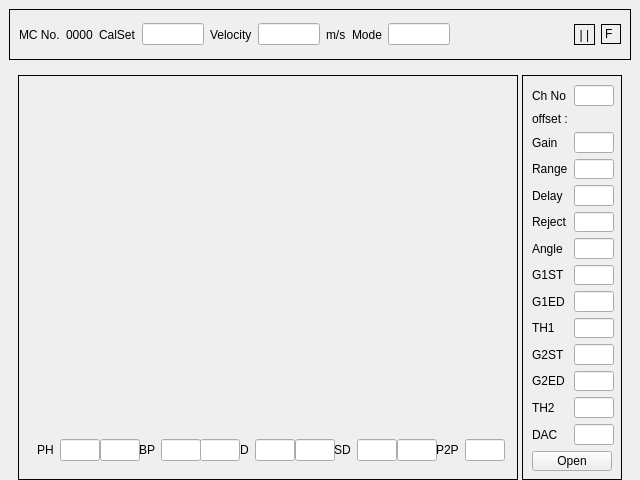
<?xml version="1.0" encoding="UTF-8"?>
<ui version="4.0">
 <class>TestScreen</class>
 <widget class="QMainWindow" name="TestScreen">
  <property name="geometry">
   <rect>
    <x>0</x>
    <y>0</y>
    <width>640</width>
    <height>480</height>
   </rect>
  </property>
  <property name="sizePolicy">
   <sizepolicy hsizetype="Fixed" vsizetype="Fixed">
    <horstretch>0</horstretch>
    <verstretch>0</verstretch>
   </sizepolicy>
  </property>
  <property name="minimumSize">
   <size>
    <width>640</width>
    <height>480</height>
   </size>
  </property>
  <property name="windowTitle">
   <string>TestScreen</string>
  </property>
  <widget class="QWidget" name="centralwidget">
   <property name="sizePolicy">
    <sizepolicy hsizetype="Fixed" vsizetype="Fixed">
     <horstretch>0</horstretch>
     <verstretch>0</verstretch>
    </sizepolicy>
   </property>
   <property name="minimumSize">
    <size>
     <width>640</width>
     <height>480</height>
    </size>
   </property>
   <layout class="QVBoxLayout" name="verticalLayout">
    <item>
     <widget class="QFrame" name="Header_2">
      <property name="sizePolicy">
       <sizepolicy hsizetype="Minimum" vsizetype="Fixed">
        <horstretch>1</horstretch>
        <verstretch>1</verstretch>
       </sizepolicy>
      </property>
      <property name="minimumSize">
       <size>
        <width>40</width>
        <height>35</height>
       </size>
      </property>
      <property name="frameShape">
       <enum>QFrame::Shape::Box</enum>
      </property>
      <layout class="QHBoxLayout" name="Header">
       <property name="sizeConstraint">
        <enum>QLayout::SizeConstraint::SetMinimumSize</enum>
       </property>
       <item>
        <widget class="QLabel" name="label_Machine">
         <property name="text">
          <string>MC No.</string>
         </property>
        </widget>
       </item>
       <item>
        <widget class="QLabel" name="label_Machine_Val">
         <property name="text">
          <string>0000</string>
         </property>
        </widget>
       </item>
       <item>
        <widget class="QLabel" name="label_calset">
         <property name="text">
          <string>CalSet</string>
         </property>
        </widget>
       </item>
       <item>
        <widget class="QLineEdit" name="lineEdit_calset">
         <property name="sizePolicy">
          <sizepolicy hsizetype="Minimum" vsizetype="Fixed">
           <horstretch>0</horstretch>
           <verstretch>0</verstretch>
          </sizepolicy>
         </property>
         <property name="minimumSize">
          <size>
           <width>40</width>
           <height>0</height>
          </size>
         </property>
        </widget>
       </item>
       <item>
        <widget class="QLabel" name="label_Velocity">
         <property name="text">
          <string>Velocity</string>
         </property>
        </widget>
       </item>
       <item>
        <widget class="QLineEdit" name="lineEdit_Velocity">
         <property name="sizePolicy">
          <sizepolicy hsizetype="Minimum" vsizetype="Fixed">
           <horstretch>0</horstretch>
           <verstretch>0</verstretch>
          </sizepolicy>
         </property>
         <property name="minimumSize">
          <size>
           <width>40</width>
           <height>0</height>
          </size>
         </property>
        </widget>
       </item>
       <item>
        <widget class="QLabel" name="label_meter">
         <property name="text">
          <string>m/s</string>
         </property>
        </widget>
       </item>
       <item>
        <widget class="QLabel" name="label_Mode">
         <property name="text">
          <string>Mode</string>
         </property>
        </widget>
       </item>
       <item>
        <widget class="QLineEdit" name="lineEdit_Mode">
         <property name="sizePolicy">
          <sizepolicy hsizetype="Fixed" vsizetype="Fixed">
           <horstretch>0</horstretch>
           <verstretch>0</verstretch>
          </sizepolicy>
         </property>
         <property name="minimumSize">
          <size>
           <width>40</width>
           <height>0</height>
          </size>
         </property>
        </widget>
       </item>
       <item>
        <widget class="QLabel" name="label_battery">
         <property name="sizePolicy">
          <sizepolicy hsizetype="Minimum" vsizetype="Fixed">
           <horstretch>0</horstretch>
           <verstretch>0</verstretch>
          </sizepolicy>
         </property>
         <property name="minimumSize">
          <size>
           <width>51</width>
           <height>21</height>
          </size>
         </property>
         <property name="text">
          <string/>
         </property>
         <property name="pixmap">
          <pixmap resource="resources.qrc">:/images/battery_outline.svg</pixmap>
         </property>
         <property name="scaledContents">
          <bool>true</bool>
         </property>
        </widget>
       </item>
       <item>
        <widget class="QLabel" name="label_audioIndicator">
         <property name="sizePolicy">
          <sizepolicy hsizetype="Fixed" vsizetype="Fixed">
           <horstretch>0</horstretch>
           <verstretch>0</verstretch>
          </sizepolicy>
         </property>
         <property name="minimumSize">
          <size>
           <width>41</width>
           <height>31</height>
          </size>
         </property>
         <property name="text">
          <string/>
         </property>
         <property name="pixmap">
          <pixmap resource="resources.qrc">:/images/After(1).jpg</pixmap>
         </property>
         <property name="scaledContents">
          <bool>true</bool>
         </property>
        </widget>
       </item>
       <item>
        <spacer name="horizontalSpacer">
         <property name="orientation">
          <enum>Qt::Orientation::Horizontal</enum>
         </property>
         <property name="sizeHint" stdset="0">
          <size>
           <width>60</width>
           <height>20</height>
          </size>
         </property>
        </spacer>
       </item>
       <item>
        <widget class="QLabel" name="label_pause">
         <property name="sizePolicy">
          <sizepolicy hsizetype="Fixed" vsizetype="Fixed">
           <horstretch>0</horstretch>
           <verstretch>0</verstretch>
          </sizepolicy>
         </property>
         <property name="minimumSize">
          <size>
           <width>21</width>
           <height>21</height>
          </size>
         </property>
         <property name="cursor">
          <cursorShape>BlankCursor</cursorShape>
         </property>
         <property name="frameShape">
          <enum>QFrame::Shape::Box</enum>
         </property>
         <property name="text">
          <string> | | </string>
         </property>
         <property name="alignment">
          <set>Qt::AlignmentFlag::AlignCenter</set>
         </property>
        </widget>
       </item>
       <item>
        <widget class="QLabel" name="label_freeze">
         <property name="sizePolicy">
          <sizepolicy hsizetype="Fixed" vsizetype="Fixed">
           <horstretch>0</horstretch>
           <verstretch>0</verstretch>
          </sizepolicy>
         </property>
         <property name="minimumSize">
          <size>
           <width>20</width>
           <height>20</height>
          </size>
         </property>
         <property name="frameShape">
          <enum>QFrame::Shape::Box</enum>
         </property>
         <property name="text">
          <string>F</string>
         </property>
        </widget>
       </item>
      </layout>
     </widget>
    </item>
    <item>
     <widget class="QFrame" name="Main_2">
      <property name="sizePolicy">
       <sizepolicy hsizetype="Fixed" vsizetype="Fixed">
        <horstretch>0</horstretch>
        <verstretch>0</verstretch>
       </sizepolicy>
      </property>
      <property name="minimumSize">
       <size>
        <width>0</width>
        <height>420</height>
       </size>
      </property>
      <property name="frameShape">
       <enum>QFrame::Shape::NoFrame</enum>
      </property>
      <layout class="QHBoxLayout" name="Main">
       <item>
        <widget class="QFrame" name="verticalFrame">
         <property name="minimumSize">
          <size>
           <width>500</width>
           <height>405</height>
          </size>
         </property>
         <property name="frameShape">
          <enum>QFrame::Shape::Box</enum>
         </property>
         <layout class="QVBoxLayout" name="verticalLayout_2">
          <item>
           <widget class="QCustomPlot" name="Plot" native="true">
            <property name="sizePolicy">
             <sizepolicy hsizetype="Minimum" vsizetype="Minimum">
              <horstretch>0</horstretch>
              <verstretch>0</verstretch>
             </sizepolicy>
            </property>
            <property name="minimumSize">
             <size>
              <width>485</width>
              <height>335</height>
             </size>
            </property>
           </widget>
          </item>
          <item>
           <widget class="QFrame" name="horizontalFrame">
            <property name="sizePolicy">
             <sizepolicy hsizetype="Preferred" vsizetype="Fixed">
              <horstretch>0</horstretch>
              <verstretch>0</verstretch>
             </sizepolicy>
            </property>
            <property name="minimumSize">
             <size>
              <width>0</width>
              <height>28</height>
             </size>
            </property>
            <layout class="QHBoxLayout" name="horizontalLayout">
             <item>
              <widget class="QLabel" name="label_PH">
               <property name="text">
                <string>PH</string>
               </property>
              </widget>
             </item>
             <item>
              <widget class="QLineEdit" name="lineEdit_PH1">
               <property name="sizePolicy">
                <sizepolicy hsizetype="Minimum" vsizetype="Fixed">
                 <horstretch>0</horstretch>
                 <verstretch>0</verstretch>
                </sizepolicy>
               </property>
               <property name="minimumSize">
                <size>
                 <width>40</width>
                 <height>0</height>
                </size>
               </property>
              </widget>
             </item>
             <item>
              <widget class="QLineEdit" name="lineEdit_PH2">
               <property name="sizePolicy">
                <sizepolicy hsizetype="Minimum" vsizetype="Fixed">
                 <horstretch>0</horstretch>
                 <verstretch>0</verstretch>
                </sizepolicy>
               </property>
               <property name="minimumSize">
                <size>
                 <width>40</width>
                 <height>0</height>
                </size>
               </property>
              </widget>
             </item>
             <item>
              <widget class="QLabel" name="label_BP">
               <property name="text">
                <string>BP</string>
               </property>
              </widget>
             </item>
             <item>
              <widget class="QLineEdit" name="lineEdit_BP1">
               <property name="sizePolicy">
                <sizepolicy hsizetype="Minimum" vsizetype="Fixed">
                 <horstretch>0</horstretch>
                 <verstretch>0</verstretch>
                </sizepolicy>
               </property>
               <property name="minimumSize">
                <size>
                 <width>40</width>
                 <height>0</height>
                </size>
               </property>
              </widget>
             </item>
             <item>
              <widget class="QLineEdit" name="lineEdit_BP2">
               <property name="sizePolicy">
                <sizepolicy hsizetype="Minimum" vsizetype="Fixed">
                 <horstretch>0</horstretch>
                 <verstretch>0</verstretch>
                </sizepolicy>
               </property>
               <property name="minimumSize">
                <size>
                 <width>40</width>
                 <height>0</height>
                </size>
               </property>
              </widget>
             </item>
             <item>
              <widget class="QLabel" name="label_D">
               <property name="text">
                <string>D</string>
               </property>
              </widget>
             </item>
             <item>
              <widget class="QLineEdit" name="lineEdit_D1">
               <property name="sizePolicy">
                <sizepolicy hsizetype="Minimum" vsizetype="Fixed">
                 <horstretch>0</horstretch>
                 <verstretch>0</verstretch>
                </sizepolicy>
               </property>
               <property name="minimumSize">
                <size>
                 <width>40</width>
                 <height>0</height>
                </size>
               </property>
               <property name="text">
                <string/>
               </property>
              </widget>
             </item>
             <item>
              <widget class="QLineEdit" name="lineEdit_D2">
               <property name="sizePolicy">
                <sizepolicy hsizetype="Minimum" vsizetype="Fixed">
                 <horstretch>0</horstretch>
                 <verstretch>0</verstretch>
                </sizepolicy>
               </property>
               <property name="minimumSize">
                <size>
                 <width>40</width>
                 <height>0</height>
                </size>
               </property>
              </widget>
             </item>
             <item>
              <widget class="QLabel" name="label_SD">
               <property name="text">
                <string>SD</string>
               </property>
              </widget>
             </item>
             <item>
              <widget class="QLineEdit" name="lineEdit_SD1">
               <property name="sizePolicy">
                <sizepolicy hsizetype="Minimum" vsizetype="Fixed">
                 <horstretch>0</horstretch>
                 <verstretch>0</verstretch>
                </sizepolicy>
               </property>
               <property name="minimumSize">
                <size>
                 <width>40</width>
                 <height>0</height>
                </size>
               </property>
              </widget>
             </item>
             <item>
              <widget class="QLineEdit" name="lineEdit_SD2">
               <property name="sizePolicy">
                <sizepolicy hsizetype="Minimum" vsizetype="Fixed">
                 <horstretch>0</horstretch>
                 <verstretch>0</verstretch>
                </sizepolicy>
               </property>
               <property name="minimumSize">
                <size>
                 <width>40</width>
                 <height>0</height>
                </size>
               </property>
              </widget>
             </item>
             <item>
              <widget class="QLabel" name="label_P2P">
               <property name="text">
                <string>P2P</string>
               </property>
              </widget>
             </item>
             <item>
              <widget class="QLineEdit" name="lineEdit">
               <property name="sizePolicy">
                <sizepolicy hsizetype="Minimum" vsizetype="Fixed">
                 <horstretch>0</horstretch>
                 <verstretch>0</verstretch>
                </sizepolicy>
               </property>
               <property name="minimumSize">
                <size>
                 <width>40</width>
                 <height>0</height>
                </size>
               </property>
              </widget>
             </item>
            </layout>
           </widget>
          </item>
         </layout>
        </widget>
       </item>
       <item>
        <widget class="QFrame" name="formFrame">
         <property name="sizePolicy">
          <sizepolicy hsizetype="Fixed" vsizetype="Preferred">
           <horstretch>0</horstretch>
           <verstretch>0</verstretch>
          </sizepolicy>
         </property>
         <property name="minimumSize">
          <size>
           <width>100</width>
           <height>405</height>
          </size>
         </property>
         <property name="frameShape">
          <enum>QFrame::Shape::Box</enum>
         </property>
         <layout class="QFormLayout" name="formLayout">
          <item row="0" column="0">
           <widget class="QLabel" name="label_ch">
            <property name="text">
             <string>Ch No</string>
            </property>
           </widget>
          </item>
          <item row="0" column="1">
           <widget class="QLineEdit" name="lineEdit_ch">
            <property name="sizePolicy">
             <sizepolicy hsizetype="Fixed" vsizetype="Fixed">
              <horstretch>0</horstretch>
              <verstretch>0</verstretch>
             </sizepolicy>
            </property>
            <property name="minimumSize">
             <size>
              <width>40</width>
              <height>0</height>
             </size>
            </property>
           </widget>
          </item>
          <item row="2" column="0">
           <widget class="QLabel" name="label_gain">
            <property name="text">
             <string>Gain</string>
            </property>
           </widget>
          </item>
          <item row="2" column="1">
           <widget class="QLineEdit" name="lineEdit_Gain">
            <property name="sizePolicy">
             <sizepolicy hsizetype="Minimum" vsizetype="Fixed">
              <horstretch>0</horstretch>
              <verstretch>0</verstretch>
             </sizepolicy>
            </property>
            <property name="minimumSize">
             <size>
              <width>40</width>
              <height>0</height>
             </size>
            </property>
           </widget>
          </item>
          <item row="3" column="0">
           <widget class="QLabel" name="label_Range">
            <property name="text">
             <string>Range</string>
            </property>
           </widget>
          </item>
          <item row="3" column="1">
           <widget class="QLineEdit" name="lineEdit_Range">
            <property name="sizePolicy">
             <sizepolicy hsizetype="Minimum" vsizetype="Fixed">
              <horstretch>0</horstretch>
              <verstretch>0</verstretch>
             </sizepolicy>
            </property>
            <property name="minimumSize">
             <size>
              <width>40</width>
              <height>0</height>
             </size>
            </property>
           </widget>
          </item>
          <item row="4" column="0">
           <widget class="QLabel" name="label_Delay">
            <property name="text">
             <string>Delay</string>
            </property>
           </widget>
          </item>
          <item row="4" column="1">
           <widget class="QLineEdit" name="lineEdit_Delay">
            <property name="sizePolicy">
             <sizepolicy hsizetype="Minimum" vsizetype="Fixed">
              <horstretch>0</horstretch>
              <verstretch>0</verstretch>
             </sizepolicy>
            </property>
            <property name="minimumSize">
             <size>
              <width>40</width>
              <height>0</height>
             </size>
            </property>
           </widget>
          </item>
          <item row="5" column="0">
           <widget class="QLabel" name="label_Reject">
            <property name="text">
             <string>Reject</string>
            </property>
           </widget>
          </item>
          <item row="5" column="1">
           <widget class="QLineEdit" name="lineEdit_Reject">
            <property name="sizePolicy">
             <sizepolicy hsizetype="Minimum" vsizetype="Fixed">
              <horstretch>0</horstretch>
              <verstretch>0</verstretch>
             </sizepolicy>
            </property>
            <property name="minimumSize">
             <size>
              <width>40</width>
              <height>0</height>
             </size>
            </property>
           </widget>
          </item>
          <item row="6" column="0">
           <widget class="QLabel" name="label_Angle">
            <property name="text">
             <string>Angle</string>
            </property>
           </widget>
          </item>
          <item row="6" column="1">
           <widget class="QLineEdit" name="lineEdit_Angle">
            <property name="sizePolicy">
             <sizepolicy hsizetype="Minimum" vsizetype="Fixed">
              <horstretch>0</horstretch>
              <verstretch>0</verstretch>
             </sizepolicy>
            </property>
            <property name="minimumSize">
             <size>
              <width>40</width>
              <height>0</height>
             </size>
            </property>
           </widget>
          </item>
          <item row="7" column="0">
           <widget class="QLabel" name="label_G1ST">
            <property name="text">
             <string>G1ST</string>
            </property>
           </widget>
          </item>
          <item row="7" column="1">
           <widget class="QLineEdit" name="lineEdit_G1ST">
            <property name="sizePolicy">
             <sizepolicy hsizetype="Minimum" vsizetype="Fixed">
              <horstretch>0</horstretch>
              <verstretch>0</verstretch>
             </sizepolicy>
            </property>
            <property name="minimumSize">
             <size>
              <width>40</width>
              <height>0</height>
             </size>
            </property>
           </widget>
          </item>
          <item row="8" column="0">
           <widget class="QLabel" name="label_G1ED">
            <property name="text">
             <string>G1ED</string>
            </property>
           </widget>
          </item>
          <item row="8" column="1">
           <widget class="QLineEdit" name="lineEdit_G1ED">
            <property name="sizePolicy">
             <sizepolicy hsizetype="Minimum" vsizetype="Fixed">
              <horstretch>0</horstretch>
              <verstretch>0</verstretch>
             </sizepolicy>
            </property>
            <property name="minimumSize">
             <size>
              <width>40</width>
              <height>0</height>
             </size>
            </property>
           </widget>
          </item>
          <item row="9" column="0">
           <widget class="QLabel" name="label_TH1">
            <property name="text">
             <string>TH1</string>
            </property>
           </widget>
          </item>
          <item row="9" column="1">
           <widget class="QLineEdit" name="lineEdit_TH1">
            <property name="sizePolicy">
             <sizepolicy hsizetype="Minimum" vsizetype="Fixed">
              <horstretch>0</horstretch>
              <verstretch>0</verstretch>
             </sizepolicy>
            </property>
            <property name="minimumSize">
             <size>
              <width>40</width>
              <height>0</height>
             </size>
            </property>
           </widget>
          </item>
          <item row="10" column="0">
           <widget class="QLabel" name="label_G2ST">
            <property name="text">
             <string>G2ST</string>
            </property>
           </widget>
          </item>
          <item row="10" column="1">
           <widget class="QLineEdit" name="lineEdit_G2ST">
            <property name="sizePolicy">
             <sizepolicy hsizetype="Expanding" vsizetype="Minimum">
              <horstretch>0</horstretch>
              <verstretch>0</verstretch>
             </sizepolicy>
            </property>
            <property name="minimumSize">
             <size>
              <width>40</width>
              <height>0</height>
             </size>
            </property>
           </widget>
          </item>
          <item row="11" column="0">
           <widget class="QLabel" name="label_G2ED">
            <property name="text">
             <string>G2ED</string>
            </property>
           </widget>
          </item>
          <item row="11" column="1">
           <widget class="QLineEdit" name="lineEdit_G2ED">
            <property name="sizePolicy">
             <sizepolicy hsizetype="Minimum" vsizetype="Fixed">
              <horstretch>0</horstretch>
              <verstretch>0</verstretch>
             </sizepolicy>
            </property>
            <property name="minimumSize">
             <size>
              <width>40</width>
              <height>0</height>
             </size>
            </property>
           </widget>
          </item>
          <item row="12" column="0">
           <widget class="QLabel" name="label_TH2">
            <property name="text">
             <string>TH2</string>
            </property>
           </widget>
          </item>
          <item row="12" column="1">
           <widget class="QLineEdit" name="lineEdit_TH2">
            <property name="sizePolicy">
             <sizepolicy hsizetype="Minimum" vsizetype="Fixed">
              <horstretch>0</horstretch>
              <verstretch>0</verstretch>
             </sizepolicy>
            </property>
            <property name="minimumSize">
             <size>
              <width>40</width>
              <height>0</height>
             </size>
            </property>
           </widget>
          </item>
          <item row="14" column="0">
           <widget class="QLabel" name="label_DAC">
            <property name="text">
             <string>DAC</string>
            </property>
           </widget>
          </item>
          <item row="14" column="1">
           <widget class="QLineEdit" name="lineEdit_CP">
            <property name="sizePolicy">
             <sizepolicy hsizetype="Minimum" vsizetype="Fixed">
              <horstretch>0</horstretch>
              <verstretch>0</verstretch>
             </sizepolicy>
            </property>
            <property name="minimumSize">
             <size>
              <width>40</width>
              <height>0</height>
             </size>
            </property>
           </widget>
          </item>
          <item row="1" column="0" colspan="2">
           <widget class="QLabel" name="label_offset">
            <property name="text">
             <string>offset :</string>
            </property>
           </widget>
          </item>
          <item row="15" column="0" colspan="2">
           <widget class="QPushButton" name="pushButton">
            <property name="sizePolicy">
             <sizepolicy hsizetype="Minimum" vsizetype="MinimumExpanding">
              <horstretch>0</horstretch>
              <verstretch>0</verstretch>
             </sizepolicy>
            </property>
            <property name="minimumSize">
             <size>
              <width>40</width>
              <height>20</height>
             </size>
            </property>
            <property name="text">
             <string>Open</string>
            </property>
           </widget>
          </item>
         </layout>
        </widget>
       </item>
      </layout>
     </widget>
    </item>
   </layout>
  </widget>
 </widget>
 <customwidgets>
  <customwidget>
   <class>QCustomPlot</class>
   <extends>QWidget</extends>
   <header location="global">qcustomplot.h</header>
   <container>1</container>
  </customwidget>
 </customwidgets>
 <resources>
  <include location="resources.qrc"/>
 </resources>
 <connections/>
</ui>
